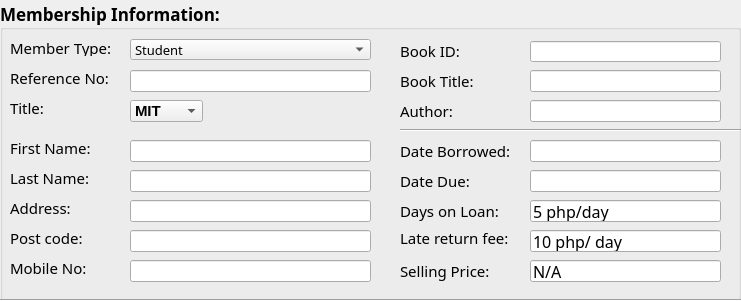
   <widget class="QGroupBox" name="groupBox">
    <property name="geometry">
     <rect>
      <x>10</x>
      <y>90</y>
      <width>741</width>
      <height>301</height>
     </rect>
    </property>
    <property name="font">
     <font>
      <family>Sylfaen</family>
      <pointsize>13</pointsize>
      <weight>75</weight>
      <italic>false</italic>
      <bold>true</bold>
     </font>
    </property>
    <property name="title">
     <string>Membership Information:</string>
    </property>
    <property name="alignment">
     <set>Qt::AlignLeading|Qt::AlignLeft|Qt::AlignVCenter</set>
    </property>
    <widget class="QComboBox" name="comboBox">
     <property name="geometry">
      <rect>
       <x>130</x>
       <y>39</y>
       <width>241</width>
       <height>21</height>
      </rect>
     </property>
     <property name="font">
      <font>
       <family>Lucida Sans Unicode</family>
       <pointsize>10</pointsize>
       <weight>50</weight>
       <bold>false</bold>
      </font>
     </property>
     <property name="styleSheet">
      <string notr="true">border-bottom-color: rgb(0, 0, 0);</string>
     </property>
     <item>
      <property name="text">
       <string>Student</string>
      </property>
     </item>
     <item>
      <property name="text">
       <string>Professor</string>
      </property>
     </item>
     <item>
      <property name="text">
       <string>Alumni</string>
      </property>
     </item>
     <item>
      <property name="text">
       <string>Staff</string>
      </property>
     </item>
    </widget>
    <widget class="QLabel" name="label_2">
     <property name="geometry">
      <rect>
       <x>10</x>
       <y>70</y>
       <width>131</width>
       <height>16</height>
      </rect>
     </property>
     <property name="font">
      <font>
       <family>Lucida Sans Unicode</family>
       <pointsize>11</pointsize>
       <weight>50</weight>
       <bold>false</bold>
      </font>
     </property>
     <property name="text">
      <string>Reference No:</string>
     </property>
    </widget>
    <widget class="QLineEdit" name="lineEdit">
     <property name="geometry">
      <rect>
       <x>130</x>
       <y>70</y>
       <width>241</width>
       <height>22</height>
      </rect>
     </property>
    </widget>
    <widget class="QComboBox" name="comboBox_2">
     <property name="geometry">
      <rect>
       <x>130</x>
       <y>100</y>
       <width>73</width>
       <height>22</height>
      </rect>
     </property>
     <property name="font">
      <font>
       <family>Yu Gothic UI</family>
       <pointsize>11</pointsize>
       <weight>75</weight>
       <bold>true</bold>
      </font>
     </property>
     <item>
      <property name="text">
       <string>MIT</string>
      </property>
     </item>
     <item>
      <property name="text">
       <string>Engr.</string>
      </property>
     </item>
     <item>
      <property name="text">
       <string>Dr.</string>
      </property>
     </item>
     <item>
      <property name="text">
       <string>Others.</string>
      </property>
     </item>
     <item>
      <property name="text">
       <string/>
      </property>
     </item>
    </widget>
    <widget class="QLabel" name="label_3">
     <property name="geometry">
      <rect>
       <x>10</x>
       <y>100</y>
       <width>111</width>
       <height>16</height>
      </rect>
     </property>
     <property name="font">
      <font>
       <family>Lucida Sans Unicode</family>
       <pointsize>11</pointsize>
       <weight>50</weight>
       <bold>false</bold>
      </font>
     </property>
     <property name="text">
      <string>Title:</string>
     </property>
    </widget>
    <widget class="QLabel" name="label_5">
     <property name="geometry">
      <rect>
       <x>10</x>
       <y>140</y>
       <width>111</width>
       <height>16</height>
      </rect>
     </property>
     <property name="font">
      <font>
       <family>Lucida Sans Unicode</family>
       <pointsize>11</pointsize>
       <weight>50</weight>
       <bold>false</bold>
      </font>
     </property>
     <property name="text">
      <string>First Name:</string>
     </property>
    </widget>
    <widget class="QLabel" name="label_6">
     <property name="geometry">
      <rect>
       <x>10</x>
       <y>170</y>
       <width>111</width>
       <height>16</height>
      </rect>
     </property>
     <property name="font">
      <font>
       <family>Lucida Sans Unicode</family>
       <pointsize>11</pointsize>
       <weight>50</weight>
       <bold>false</bold>
      </font>
     </property>
     <property name="text">
      <string>Last Name:</string>
     </property>
    </widget>
    <widget class="QLineEdit" name="lineEdit_2">
     <property name="geometry">
      <rect>
       <x>130</x>
       <y>140</y>
       <width>241</width>
       <height>22</height>
      </rect>
     </property>
    </widget>
    <widget class="QLineEdit" name="lineEdit_3">
     <property name="geometry">
      <rect>
       <x>130</x>
       <y>170</y>
       <width>241</width>
       <height>22</height>
      </rect>
     </property>
    </widget>
    <widget class="QLabel" name="label_7">
     <property name="geometry">
      <rect>
       <x>10</x>
       <y>200</y>
       <width>81</width>
       <height>16</height>
      </rect>
     </property>
     <property name="font">
      <font>
       <family>Lucida Sans Unicode</family>
       <pointsize>11</pointsize>
       <weight>50</weight>
       <bold>false</bold>
      </font>
     </property>
     <property name="text">
      <string>Address:</string>
     </property>
    </widget>
    <widget class="QLineEdit" name="lineEdit_4">
     <property name="geometry">
      <rect>
       <x>130</x>
       <y>200</y>
       <width>241</width>
       <height>22</height>
      </rect>
     </property>
    </widget>
    <widget class="QLabel" name="label_8">
     <property name="geometry">
      <rect>
       <x>10</x>
       <y>230</y>
       <width>101</width>
       <height>16</height>
      </rect>
     </property>
     <property name="font">
      <font>
       <family>Lucida Sans Unicode</family>
       <pointsize>11</pointsize>
       <weight>50</weight>
       <bold>false</bold>
      </font>
     </property>
     <property name="text">
      <string>Post code:</string>
     </property>
    </widget>
    <widget class="QLineEdit" name="lineEdit_5">
     <property name="geometry">
      <rect>
       <x>130</x>
       <y>230</y>
       <width>241</width>
       <height>22</height>
      </rect>
     </property>
    </widget>
    <widget class="QLabel" name="label_9">
     <property name="geometry">
      <rect>
       <x>10</x>
       <y>260</y>
       <width>101</width>
       <height>16</height>
      </rect>
     </property>
     <property name="font">
      <font>
       <family>Lucida Sans Unicode</family>
       <pointsize>11</pointsize>
       <weight>50</weight>
       <bold>false</bold>
      </font>
     </property>
     <property name="text">
      <string>Mobile No:</string>
     </property>
    </widget>
    <widget class="QLineEdit" name="lineEdit_6">
     <property name="geometry">
      <rect>
       <x>130</x>
       <y>260</y>
       <width>241</width>
       <height>22</height>
      </rect>
     </property>
    </widget>
    <widget class="QLabel" name="label_10">
     <property name="geometry">
      <rect>
       <x>400</x>
       <y>40</y>
       <width>71</width>
       <height>21</height>
      </rect>
     </property>
     <property name="font">
      <font>
       <family>Lucida Sans Unicode</family>
       <pointsize>11</pointsize>
       <weight>50</weight>
       <bold>false</bold>
      </font>
     </property>
     <property name="text">
      <string>Book ID:</string>
     </property>
    </widget>
    <widget class="QLineEdit" name="lineEdit_7">
     <property name="geometry">
      <rect>
       <x>530</x>
       <y>41</y>
       <width>191</width>
       <height>21</height>
      </rect>
     </property>
    </widget>
    <widget class="QLabel" name="label_11">
     <property name="geometry">
      <rect>
       <x>400</x>
       <y>70</y>
       <width>101</width>
       <height>21</height>
      </rect>
     </property>
     <property name="font">
      <font>
       <family>Lucida Sans Unicode</family>
       <pointsize>11</pointsize>
       <weight>50</weight>
       <bold>false</bold>
      </font>
     </property>
     <property name="text">
      <string>Book Title:</string>
     </property>
    </widget>
    <widget class="QLineEdit" name="lineEdit_8">
     <property name="geometry">
      <rect>
       <x>530</x>
       <y>70</y>
       <width>191</width>
       <height>22</height>
      </rect>
     </property>
    </widget>
    <widget class="QLabel" name="label_12">
     <property name="geometry">
      <rect>
       <x>400</x>
       <y>100</y>
       <width>71</width>
       <height>21</height>
      </rect>
     </property>
     <property name="font">
      <font>
       <family>Lucida Sans Unicode</family>
       <pointsize>11</pointsize>
       <weight>50</weight>
       <bold>false</bold>
      </font>
     </property>
     <property name="text">
      <string>Author:</string>
     </property>
    </widget>
    <widget class="QLabel" name="label_13">
     <property name="geometry">
      <rect>
       <x>400</x>
       <y>140</y>
       <width>131</width>
       <height>21</height>
      </rect>
     </property>
     <property name="font">
      <font>
       <family>Lucida Sans Unicode</family>
       <pointsize>11</pointsize>
       <weight>50</weight>
       <bold>false</bold>
      </font>
     </property>
     <property name="text">
      <string>Date Borrowed:</string>
     </property>
    </widget>
    <widget class="QLabel" name="label_14">
     <property name="geometry">
      <rect>
       <x>400</x>
       <y>170</y>
       <width>131</width>
       <height>21</height>
      </rect>
     </property>
     <property name="font">
      <font>
       <family>Lucida Sans Unicode</family>
       <pointsize>11</pointsize>
       <weight>50</weight>
       <bold>false</bold>
      </font>
     </property>
     <property name="text">
      <string>Date Due:</string>
     </property>
    </widget>
    <widget class="QLabel" name="label_15">
     <property name="geometry">
      <rect>
       <x>400</x>
       <y>200</y>
       <width>131</width>
       <height>21</height>
      </rect>
     </property>
     <property name="font">
      <font>
       <family>Lucida Sans Unicode</family>
       <pointsize>11</pointsize>
       <weight>50</weight>
       <bold>false</bold>
      </font>
     </property>
     <property name="text">
      <string>Days on Loan:</string>
     </property>
    </widget>
    <widget class="QLineEdit" name="lineEdit_9">
     <property name="geometry">
      <rect>
       <x>530</x>
       <y>100</y>
       <width>191</width>
       <height>22</height>
      </rect>
     </property>
    </widget>
    <widget class="QLineEdit" name="lineEdit_10">
     <property name="geometry">
      <rect>
       <x>530</x>
       <y>140</y>
       <width>191</width>
       <height>22</height>
      </rect>
     </property>
    </widget>
    <widget class="QLineEdit" name="lineEdit_11">
     <property name="geometry">
      <rect>
       <x>530</x>
       <y>170</y>
       <width>191</width>
       <height>22</height>
      </rect>
     </property>
    </widget>
    <widget class="QLabel" name="label_16">
     <property name="geometry">
      <rect>
       <x>400</x>
       <y>230</y>
       <width>131</width>
       <height>16</height>
      </rect>
     </property>
     <property name="font">
      <font>
       <family>Lucida Sans Unicode</family>
       <pointsize>11</pointsize>
       <weight>50</weight>
       <bold>false</bold>
      </font>
     </property>
     <property name="text">
      <string>Late return fee:</string>
     </property>
    </widget>
    <widget class="QLineEdit" name="lineEdit_13">
     <property name="geometry">
      <rect>
       <x>530</x>
       <y>230</y>
       <width>191</width>
       <height>22</height>
      </rect>
     </property>
     <property name="font">
      <font>
       <pointsize>12</pointsize>
       <weight>50</weight>
       <bold>false</bold>
      </font>
     </property>
     <property name="text">
      <string>10 php/ day</string>
     </property>
    </widget>
    <widget class="QLabel" name="label_17">
     <property name="geometry">
      <rect>
       <x>400</x>
       <y>260</y>
       <width>131</width>
       <height>21</height>
      </rect>
     </property>
     <property name="font">
      <font>
       <family>Lucida Sans Unicode</family>
       <pointsize>11</pointsize>
       <weight>50</weight>
       <bold>false</bold>
      </font>
     </property>
     <property name="text">
      <string>Selling Price:</string>
     </property>
    </widget>
    <widget class="QLineEdit" name="lineEdit_14">
     <property name="geometry">
      <rect>
       <x>530</x>
       <y>260</y>
       <width>191</width>
       <height>22</height>
      </rect>
     </property>
     <property name="font">
      <font>
       <pointsize>12</pointsize>
       <weight>50</weight>
       <bold>false</bold>
      </font>
     </property>
     <property name="text">
      <string>N/A</string>
     </property>
    </widget>
    <widget class="Line" name="line">
     <property name="geometry">
      <rect>
       <x>0</x>
       <y>290</y>
       <width>751</width>
       <height>21</height>
      </rect>
     </property>
     <property name="orientation">
      <enum>Qt::Horizontal</enum>
     </property>
    </widget>
    <widget class="Line" name="line_5">
     <property name="geometry">
      <rect>
       <x>400</x>
       <y>120</y>
       <width>341</width>
       <height>20</height>
      </rect>
     </property>
     <property name="orientation">
      <enum>Qt::Horizontal</enum>
     </property>
    </widget>
    <widget class="Line" name="line_2">
     <property name="geometry">
      <rect>
       <x>760</x>
       <y>10</y>
       <width>20</width>
       <height>571</height>
      </rect>
     </property>
     <property name="orientation">
      <enum>Qt::Vertical</enum>
     </property>
    </widget>
    <widget class="QLineEdit" name="lineEdit_12">
     <property name="geometry">
      <rect>
       <x>530</x>
       <y>200</y>
       <width>191</width>
       <height>22</height>
      </rect>
     </property>
     <property name="font">
      <font>
       <pointsize>12</pointsize>
       <weight>50</weight>
       <bold>false</bold>
      </font>
     </property>
     <property name="text">
      <string>5 php/day</string>
     </property>
    </widget>
    <widget class="QLabel" name="label_19">
     <property name="geometry">
      <rect>
       <x>10</x>
       <y>40</y>
       <width>131</width>
       <height>16</height>
      </rect>
     </property>
     <property name="font">
      <font>
       <family>Lucida Sans Unicode</family>
       <pointsize>11</pointsize>
       <weight>50</weight>
       <bold>false</bold>
      </font>
     </property>
     <property name="text">
      <string>Member Type:</string>
     </property>
    </widget>
   </widget>
